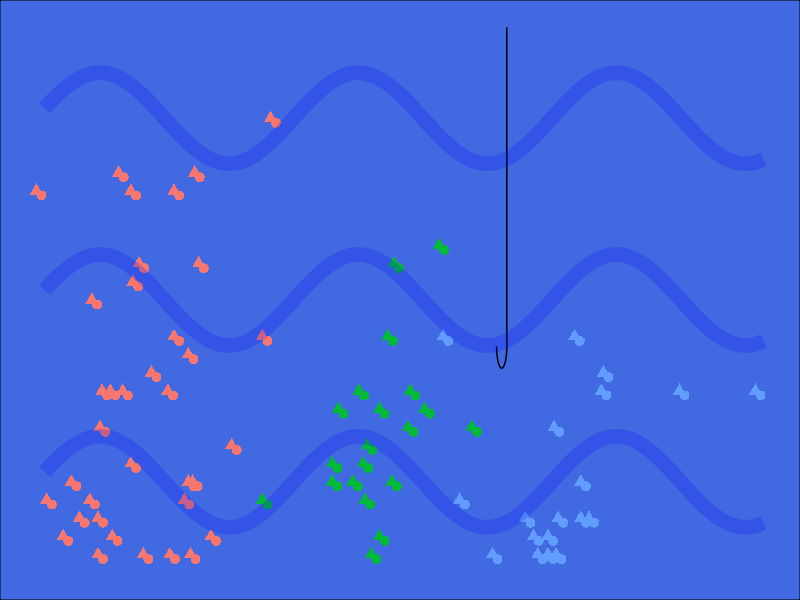
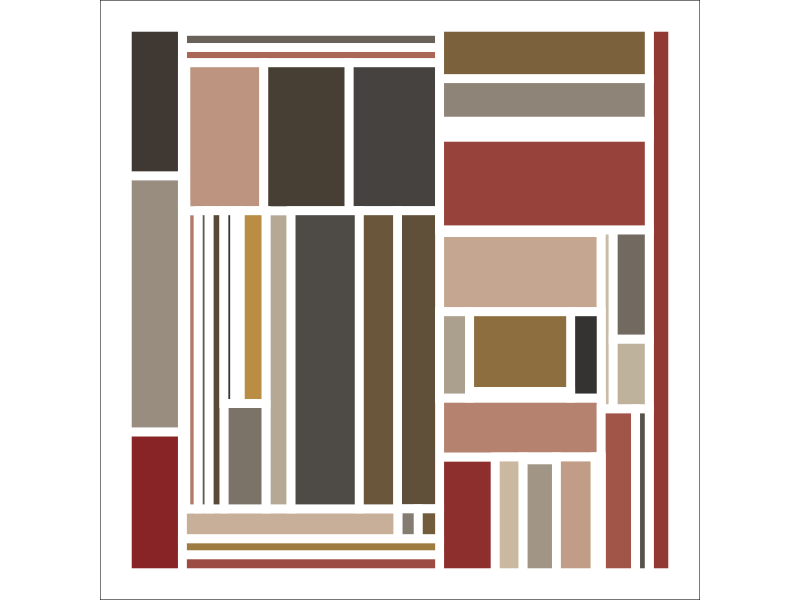
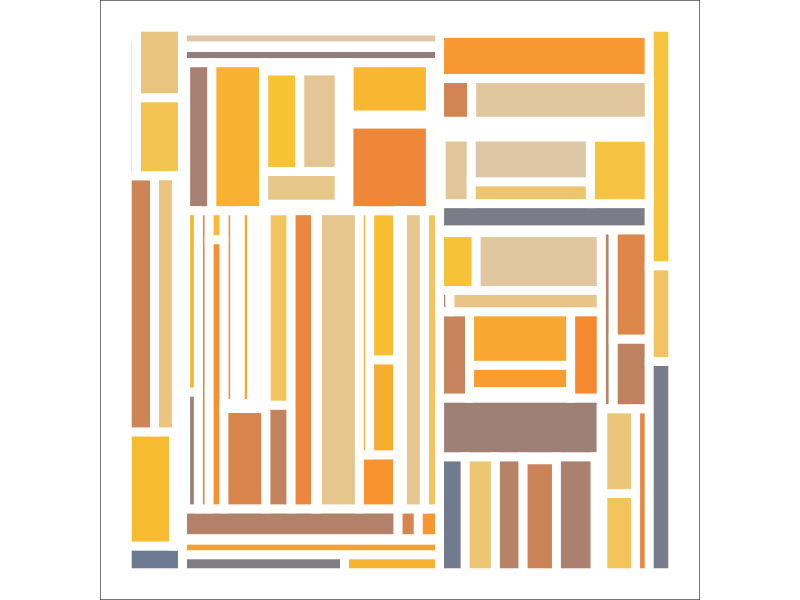

These charts were generated, in order, by the following R code:
## ---- chunk 1
#| message: false

library(tidyverse)
library(ggthemes)
library(palmerpenguins)
## ---- chunk 2
penguins_sub <- penguins %>%
  mutate(
    bill_length_mm = case_when(
      species == "Gentoo" ~ bill_length_mm + 10,
      TRUE ~ bill_length_mm),
    bill_depth_mm = case_when(
      species == "Gentoo" ~ bill_depth_mm + 3,
      TRUE ~ bill_depth_mm)) %>%
  filter(bill_depth_mm > 19)

penguins_shift <- penguins_sub %>%
  mutate(bill_length_mm = bill_length_mm + 0.25,
         bill_depth_mm = bill_depth_mm - 0.025)


theta <- seq(pi, 2*pi, by = 0.05)
x <- -1/4*cos(theta) + 57.5 - 1*(1/4)
y = 1/8*sin(theta) + 20.25

hook <- cbind(x, y)
## ---- chunk 3
x <- seq(35, 70, by = 0.1)
y <- 20.5 + 1/4*cos(x/2)
y2 <- y-1
y3 <- y+1

current1 <- cbind(x, y)
current2 <- cbind(x, y2)
current3 <- cbind(x, y3)

## ---- chunk 4
#| warning: false

ggplot() +
  geom_point(aes(x = bill_length_mm, y = bill_depth_mm, color = species), shape = 17, data = penguins_sub, size = 3) +
  geom_point(aes(x = bill_length_mm, y = bill_depth_mm, color = species), shape = 16, data = penguins_shift, size = 3) +
  geom_segment(aes(x = 57.5, y = 22, xend = 57.5, yend = 20.25)) +
  geom_line(aes(x = x, y = y), data = hook) +
  geom_line(aes(x = x, y = y), lwd = 5, color = "blue", data = current1, alpha = 0.2) +
  geom_line(aes(x = x, y = y2), lwd = 5, color = "blue", data = current2, alpha = 0.2) +
  geom_line(aes(x = x, y = y3), lwd = 5, color = "blue", data = current3, alpha = 0.2) +
  ylim(c(19, 22)) + 
  theme_void() +
  theme(legend.position = "none",
        panel.background = element_rect(fill = "royalblue"))
  
## ---- chunk 5
sample_canva2 <- function(seed = NULL, n = 4) {
  if(!is.null(seed)) set.seed(seed)
  sample(ggthemes::canva_palettes, 1)[[1]] |>
    (\(x) colorRampPalette(x)(n))()  
}

choose_rectangle <- function(blocks) {
  sample(nrow(blocks), 1, prob = blocks$area)
}

choose_break <- function(lower, upper) {
  round((upper - lower) * runif(1))
}

create_rectangles <- function(left, right, bottom, top, value) {
  tibble(
    left = left,
    right = right,
    bottom = bottom,
    top = top,
    width = right - left,
    height = top - bottom,
    area = width * height,
    value = value
  )
}

split_rectangle_x <- function(rectangle, new_value) {
  with(rectangle, {
    split <- choose_break(left, right)
    new_left  <- c(left, left + split)
    new_right <- c(left + split, right)
    new_value <- c(value, new_value)
    create_rectangles(new_left, new_right, bottom, top, new_value)
  })
}

split_rectangle_y <- function(rectangle, new_value) {
  with(rectangle, {
    split <- choose_break(bottom, top)
    new_bottom <- c(bottom, bottom + split)
    new_top <- c(bottom + split, top)
    new_value <- c(value, new_value)
    create_rectangles(left, right, new_bottom, new_top, new_value)
  })
}

split_rectangle <- function(rectangle, value) {
  if(runif(1) < .5) {
    return(split_rectangle_x(rectangle, value))
  }
  split_rectangle_y(rectangle, value)
}

split_block <- function(blocks, value) {
  old <- choose_rectangle(blocks) 
  new <- split_rectangle(blocks[old, ], value)
  bind_rows(blocks[-old, ], new)
}
## ---- chunk 6
subdivision <- function(ncol = 1000, 
                        nrow = 1000, 
                        nsplits = 50, 
                        seed = NULL) {
  
  if(!is.null(seed)) set.seed(seed)
  blocks <- create_rectangles(
    left = 1, 
    right = ncol, 
    bottom = 1, 
    top = nrow, 
    value = 0
  )
  reduce(1:nsplits, split_block, .init = blocks)
}

## ---- chunk 7
develop <- function(div, seed = NULL) {
  
  div |> 
    ggplot(aes(
      xmin = left, 
      xmax = right, 
      ymin = bottom, 
      ymax = top,
      fill = value
    )) +
    geom_rect(
      colour = "#ffffff", 
      size = 3,
      show.legend = FALSE
    ) +
    scale_fill_gradientn(
      colours = sample_canva2(seed)
    ) +
    coord_equal() +
    theme_void() +
    theme(
      plot.background = element_rect(
        fill = "#ffffff"
      )
    ) 
}
## ---- chunk 8
subdivision(seed = 1) |> develop()
## ---- chunk 9
subdivision(nsplits = 100, seed = 1) |> develop()
